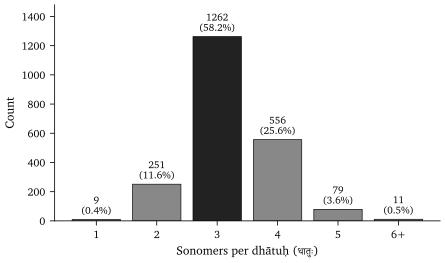

Generate this figure with Python:
"""Sonomer-count distribution across the 2,168 dhātavaḥ (Ch 10 §10.6).

Bar chart of the sonomer-count distribution: how many dhātavaḥ (धातवः)
occupy 1, 2, 3, 4, 5, and 6+ sonomers. The 1-sonomer floor is Sanskrit's
hydrogen class (V-pattern: √i, √ī, √u, √ṛ, √ṝ — 5 atoms across 7 entries).
The five-sonomer threshold is the compression-principle prediction;
the modal three-sonomer bar is the inventory's center of gravity.

Data: Ch 10 §10.6 table (matches analysis/dhatupatha/ scripts).

Run: python3 figures/building_dhatuh/particle_count.py
"""

import sys
from pathlib import Path

# Make figures/_shared/style.py importable from this subdirectory.
sys.path.insert(0, str(Path(__file__).resolve().parent.parent))

import matplotlib.pyplot as plt
from _shared.style import setup, savefig, FILL, ACCENT


# (label, count, role) — role drives bar shading.
# Source: analysis/dhatupatha/data/derived/template_distribution.csv
# (corrected per Yi-fix to the ñi initial anubandha — see commit 9455d07).
PARTICLE_COUNTS = [
    ("1",  9,    "floor"),
    ("2",  251,  "minimum"),
    ("3",  1262, "modal"),
    ("4",  556,  "high"),
    ("5",  79,   "threshold"),
    ("6+", 11,   "cliff"),
]


def main():
    fig, ax = setup(figsize=(4.8, 2.9))

    labels = [row[0] for row in PARTICLE_COUNTS]
    counts = [row[1] for row in PARTICLE_COUNTS]
    total = sum(counts)
    percents = [c / total * 100 for c in counts]

    # Modal bar gets FILL; everything else ACCENT.
    colors = [FILL if row[2] == "modal" else ACCENT for row in PARTICLE_COUNTS]

    bars = ax.bar(labels, counts, color=colors, edgecolor="black", linewidth=0.5)

    # Annotate each bar with count + percentage.
    for bar, count, pct in zip(bars, counts, percents):
        ax.text(
            bar.get_x() + bar.get_width() / 2,
            bar.get_height() + 25,
            f"{count}\n({pct:.1f}%)",
            ha="center",
            va="bottom",
            fontsize=7.5,
            linespacing=1.1,
        )

    # Earlier versions of this figure carried two annotations — "structural
    # floor (hydrogen class)" on the 1-sonomer bar and "five-sonomer
    # threshold" on the 5-sonomer bar. Both were decorative: the §10.6
    # prose carries the audit signal directly (peak at 3 / heavy at 4 /
    # drop at 5 / cliff at 6+) and the bar counts read the same story.
    # Dropped to let the chart show the distribution without commentary
    # the text does not pick up.

    ax.set_xlabel("Sonomers per dhātuḥ (धातुः)")
    ax.set_ylabel("Count")
    ax.set_ylim(0, 1480)
    ax.spines["top"].set_visible(False)
    ax.spines["right"].set_visible(False)
    ax.yaxis.set_ticks_position("left")
    ax.xaxis.set_ticks_position("bottom")

    plt.tight_layout()
    savefig("particle_count", dir=Path(__file__).resolve().parent)


if __name__ == "__main__":
    main()
